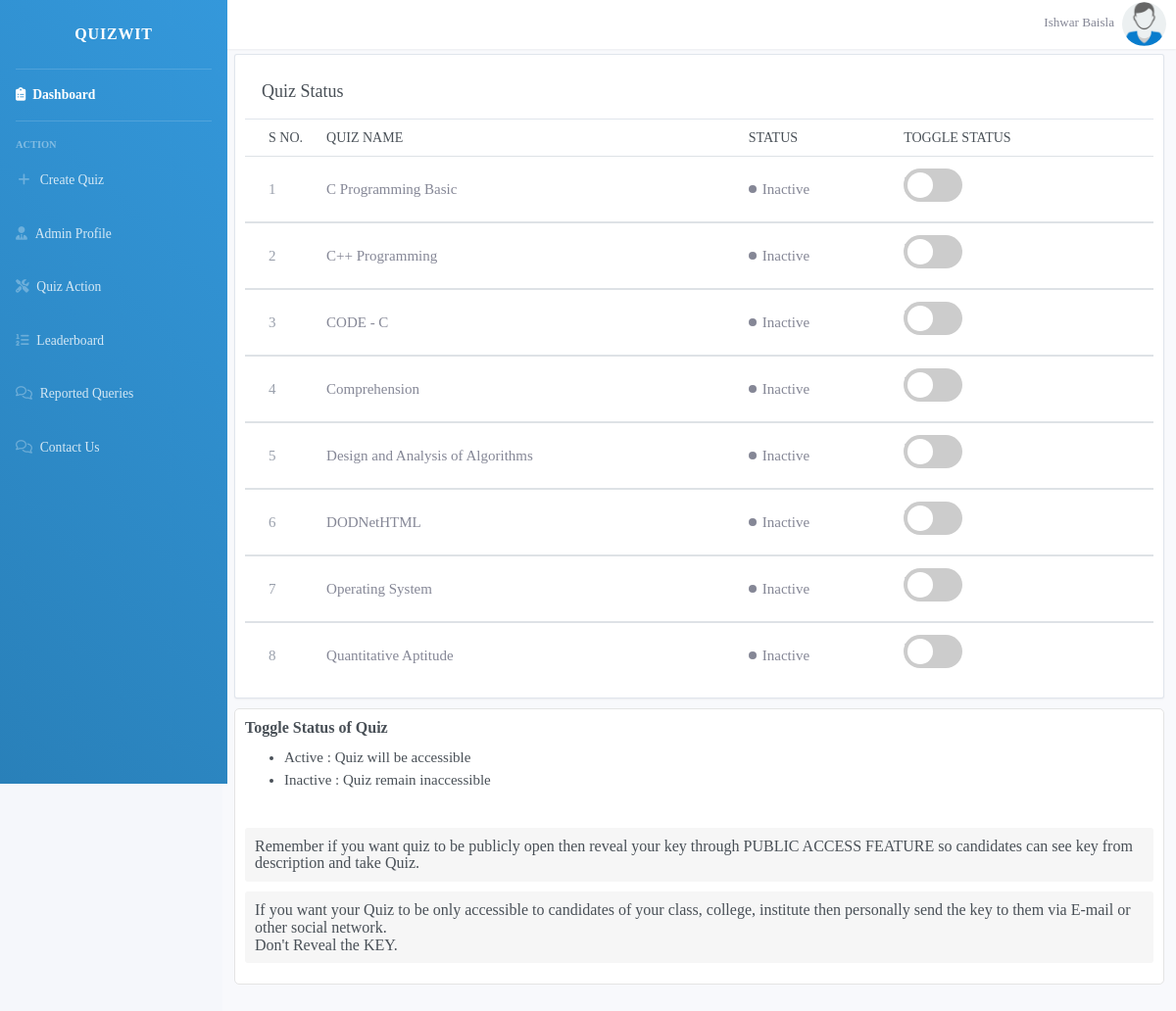
Before: /exam_status.php (signed in) with the older database file.
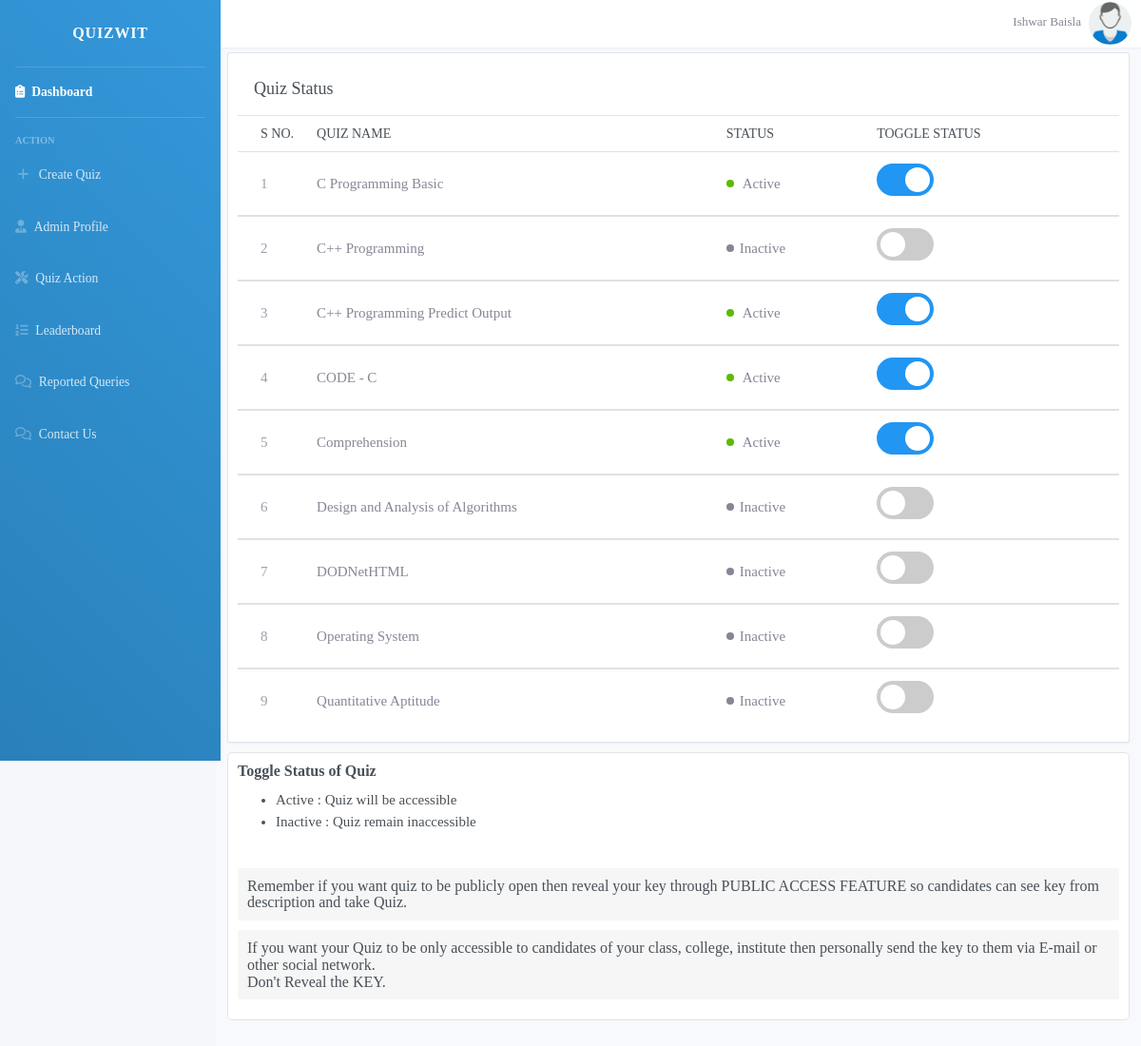
After: the same page with the newer database file.
### tables this page shows
CREATE TABLE `quizes` (
  `quiz_id` int(11) NOT NULL,
  `quiz_name` varchar(50) NOT NULL,
  `difficulty_level` char(30) NOT NULL,
  `description` varchar(1000) NOT NULL,
  `number_of_questions` int(11) NOT NULL,
  `is_active` int(11) NOT NULL,
  `active_timing` bigint(20) NOT NULL,
  `inactive_timing` bigint(20) NOT NULL,
  `Exam_key` varchar(30) NOT NULL,
  `key_access` tinyint(4) NOT NULL,
  `show_evaluation` tinyint(4) NOT NULL,
  `shuffle` tinyint(4) NOT NULL,
  `time_duration` int(11) NOT NULL,
  `marks_per_question` int(11) NOT NULL,
  `negative_marking` double NOT NULL,
  `passing_percentage` int(11) NOT NULL,
  `admin_email_id` int(11) NOT NULL,
  `time_stamp` varchar(100) NOT NULL
);

### exam_status.php (the view, shortened to what this page needs)
<!DOCTYPE html>
<html>
<head>
</head>
</html>
<?php
    require_once('connection.php');
?>
<!DOCTYPE html>
<html>
	<?php include 'includes/header.php'; ?>
	<?php include 'includes/navbar.php'; ?>
	<div class="container">
  <div style="height: 55px;"></div>
		<div  style="margin-bottom: -40px;" class="row row-card row-deck">
			<div class="col-12">
				<div class="card">
					<div class="card-header">
						<h2 class="card-title">Quiz Status</h2>
					</div>
					<div class="table-responsive">
						<table class="table card-table table-vcenter text-nowrap">
							<thead>
								<tr>
									<th class="w-1">S No.</th>
									<th>Quiz Name</th>
									<th>Status</th>
									<th>Toggle Status</th>
								</tr>
							</thead>
							<tbody>
								<form action="toggle_state.php" method="get">
					        	<?php
					            $temp = "SELECT * FROM quizes WHERE admin_email_id='$_SESSION[admin_id]' ORDER BY quiz_name";
					            $result = mysqli_query($conn,$temp);
					            $i = 1;
					             $k=-1;
					             $m=1;
					            while($row = $result->fetch_assoc())
					            {
					               $sql = "SELECT * FROM question_bank WHERE quiz_id='$row[quiz_id]'";
					                    $temp = mysqli_query($conn,$sql);
					                  if($temp->num_rows>0)
					                  {
					                 $k = $k+1;
					                ?>
					                      <tr>
					                      	<td>
								              <span class="text-muted"><?php echo $i; ?></span>
								            </td>
					                        <td class="quiz-name"><?php echo $row['quiz_name']; ?></td>
					                        <td class="quiz-status">
					                        	<?php
					                        	if($row['is_active'])
					                    {
					                    	echo "<span class='status-icon bg-success'></span>
					                    		Active
					                    	<div class='count-active'></div>"; $m = 1;}
					                    else
					                    	{echo "<span class='status-icon bg-unsuccess'></span>Inactive";
					                     $m=2;}
					                    ?>
					                    </td>
					                    <td class='toggle'>
					                        <label class="switch">
					                        <?php
					                        if($m==1)
					                        {
					                        	?>
					                        <input class='check-state' onclick='change_check(<?php echo $row['quiz_id'];?>,<?php echo $k;?>)' type='checkbox' checked>;
					                        <?php
					                         }
					                         else {
					                         	?>
					                        <input class='check-state' onclick='change_check(<?php echo $row['quiz_id'];?>,<?php echo $k;?>)' type='checkbox' unchecked>;
                                              <?php
                                          }
                                          ?>
  											<span class="slider round"></span>
											</label>
					                    </td>
					                  </tr>
							</tbody>
							<?php
                                     $i =$i + 1;
					              }
					        }
					        ?>
						</table>
					</div>
				</div>
			</div>
		</div>
		<div class="explaining-feature">
			<h5>Toggle Status of Quiz</h5>
			<ul>
				<li>Active : Quiz will be accessible</li>
				<li>Inactive : Quiz remain inaccessible</li>
			</ul>
			<br>
			<h5 class="gray-block">Remember if you want quiz to be publicly open then reveal your key through PUBLIC ACCESS FEATURE so candidates can see key from description and take Quiz.</h5>
			<h5 class="gray-block" >If you want your Quiz to be only accessible to candidates of your class, college, institute then personally send the key to them via E-mail or other social network.<br>
				Don't Reveal the KEY.
			</h5>
		</div>
	</div>
</body>
</html>

### includes/header.php (shortened to what this page needs)
<!DOCTYPE html>
<html lang="en">
<head>
  <link href="css/sb-admin-2.css" rel="stylesheet">
  <link href="css/dashboard.css" rel="stylesheet">
</head>
<body id="page-top" >
  <div id="wrapper">

### includes/navbar.php (shortened to what this page needs)
   <ul style="max-height:100vh;overflow-y:auto;overflow-x:hidden;background: linear-gradient(45deg, #2980b9, #3498db);position: absolute;position: fixed;" class="navbar-nav sidebar sidebar-dark accordion open-close-sidebar" id="accordionSidebar">
<a class="sidebar-brand d-flex align-items-center justify-content-center" href="index.php">
  <div style="display: block;" class="sidebar-brand-text mx-3">QuizWit</div>
</a>
<hr class="sidebar-divider my-0">
<li class="nav-item active">
  <a class="nav-link" href="admin_dashboard.php">
    <i class="fas fa-clipboard-list"></i>
    <span>Dashboard</span></a>
</li>
<hr class="sidebar-divider">
<div class="sidebar-heading">
  Action
</div>
<li class="nav-item">
  <a class="nav-link collapsed" href="createquiz.php" >
    <i class="fas fa-fw fa-plus"></i>
    <span>Create Quiz</span>
  </a>
</li>
<li class="nav-item">
  <a class="nav-link" href="admin_profile.php">
    <i class="fas fa-user-tie"></i>
    <span>Admin Profile</span></a>
</li>
<li class="nav-item">
  <?php
  $control = 0;
  $quizControl = 0;
    $sql = "SELECT * FROM quizes WHERE admin_email_id='$_SESSION[admin_id]'";
    $result = mysqli_query($conn,$sql);
    while($row = $result->fetch_assoc()){
      $quizControl  = 1;
      $sql = "SELECT * FROM question_bank WHERE quiz_id='$row[quiz_id]'";
      $res = mysqli_query($conn,$sql);
      if($res->num_rows>0)
        {$control = 1;
        break;}
    }
  ?>
<?php if($quizControl){?>
  <a id="quiz-action-toggle" class="nav-link" href="#">
    <i class="fas fa-tools"></i>
    <span>Quiz Action</span>
  </a>
<?php }?>
</li>
<?php
if($control){
?>
<li class="nav-item">
  <a class="nav-link" href="leaderboard.php">
    <i class="fas fa-list-ol"></i>
    <span>Leaderboard</span></a>
</li>
<?php
}
?>
<?php if($quizControl){ ?>
<li class="nav-item">
  <a class="nav-link" href="view-reported-queries.php">
    <i class="far fa-comments"></i>
    <span>Reported Queries</span></a>
</li>
<?php } ?>
<li class="nav-item">
  <a class="nav-link" href="contact_us.php">
    <i class="far fa-comments"></i>
    <span>Contact Us</span></a>
</li>
</ul>
    <div id="content-wrapper" class="d-flex flex-column">
      <div id="content">
        <nav style="z-index: 2;width: 100%;position: absolute;left: 0;top:0;position: fixed;height: 50px;" class="navbar navbar-expand navbar-light bg-white topbar mb-4 static-top shadow">
          <ul class="navbar-nav ml-auto">
            <li style="position: absolute;right: 2px;top:-12px;" class="nav-item dropdown no-arrow">
              <a class="nav-link dropdown-toggle" href="#" id="userDropdown" role="button" data-toggle="dropdown" aria-haspopup="true" aria-expanded="false">
                <span class="mr-2 d-none d-lg-inline text-gray-600 small">
               <?php echo $_SESSION['name']; ?>
                  <?php
                    $sql = "SELECT * FROM profile_photo WHERE admin_email='$_SESSION[email]'";
                    $result = mysqli_query($conn,$sql);
                    if($result->num_rows==1)
                    {
                      $row = $result->fetch_assoc();
                      $image_name = $row['image_name'];
                    }
                    else $image_name = "default_image.png";
                  ?>
                </span>
                <span class="p-img-c" >
                  <img id="menu-circle-photo"  src="profile_photo/<?php echo $image_name; ?>" style="max-width:100%;">
                </span>
              </a>
            </li>
          </ul>
        </nav>

### exam_status.php (style rules this page uses)
.explaining-feature { margin-bottom: 30px; margin-top: -15px; background: white; padding: 10px; border-radius: 5px; border: 0.5px solid #e4e4e4; }

### includes/header.php (style rules this page uses)
body { font-family: -webkit-pictograph; }
.open-close-sidebar { z-index: 3; }

Changed rows visible on the page:
changed quizes "C Programming Basic": is_active "Inactive" → "Active"
added quizes: quiz_name "C++ Programming Predict Output", is_active 1 (drawn)
changed quizes "CODE - C": is_active "Inactive" → "Active"
changed quizes "Comprehension": is_active "Inactive" → "Active"
